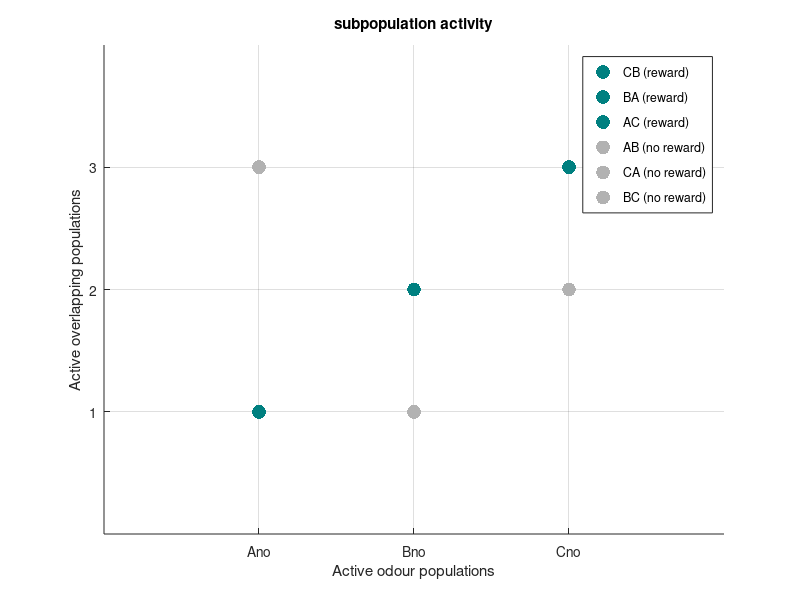

Write MATLAB code to recreate this figure. (Note: this script raises an error after producing the figure.)
%% can the perceptron (single layer) solve the problem in the first place
% if I assume that the activity of certain subpopulations gives me
% information about which of the odours were presented in which order (1st
% is smaller subpopulation of overlap and second is broader population
% which is always active) then I can try to treat the problem as a linear
% seperability problem to see if it's solvable using a single layer
% perceptron as I have done 

% Plot the pairs
marker_size = 100;
colour_reward =  [0, 128, 128] / 255;
colour_no_reward = [.7 .7 .7];
figure;
scatter(2, 2, marker_size, 'filled', 'MarkerFaceColor', colour_reward, 'DisplayName', 'CB (reward)'); hold on;
scatter(1, 1, marker_size, 'filled', 'MarkerFaceColor', colour_reward, 'DisplayName', 'BA (reward)');
scatter(3, 3, marker_size, 'filled', 'MarkerFaceColor', colour_reward, 'DisplayName', 'AC (reward)');
scatter(2, 1, marker_size, 'filled', 'MarkerFaceColor', colour_no_reward, 'DisplayName', 'AB (no reward)');
scatter(1, 3, marker_size, 'filled', 'MarkerFaceColor', colour_no_reward, 'DisplayName', 'CA (no reward)');
scatter(3, 2, marker_size, 'filled', 'MarkerFaceColor', colour_no_reward, 'DisplayName', 'BC (no reward)');

xlabel('Active odour populations');
ylabel('Active overlapping populations');
labels_x = {'Ano', 'Bno', 'Cno'};
labels_y = {'1', '2', '3'};
set(gca, 'XTick', 1:3, 'XTickLabel', labels_x, 'YTick', 1:3, 'YTickLabel', labels_y);
ylim([0 4]); xlim([0 4])
title('subpopulation activity');
legend('Location', 'best');
grid on;

%% try to solve perceptron based on simplified data 
% 0 = not firing, 1 = fired in first odour but not since then, 
% 2 = fired in second odour but wasnt potentiated, 3 = potentiated and
% fired in second odour

column_labels = {'A', 'B', 'C', 'e1', 'e2', 'e3'};

% event_data = [1 2 0 3 2 1
%         0 1 2 1 3 2
%         2 0 1 2 1 3
%         2 1 0 3 1 2
%         0 2 1 2 3 1
%         1 0 2 1 2 3];
% 
target_output = [1 1 1 0 0 0]; % where 1 = reward, 0 = no reward
% input_data = [event_data, target_output'];

% data simpler 

input = [0 0 1 0 0 1
              0 1 0 0 1 0 
              1 0 0 1 0 0 
              0 1 0 1 0 0 
              0 0 1 0 1 0 
              1 0 0 0 0 1];
input_data = [input, target_output'];

% run perceptorn just with this simplified input for many trials to see if
% it can learn weights
[performance_accuracy, error, w]    = run_perceptron_db(input_data);

%%  Debug plot (requires fastsmooth function)
figure;
plot(fastsmooth((error),10)), set(gca,'FontSize',18), axis square
xlabel('Trial Number','FontSize',24), ylabel('Moving Average Error','FontSize',24)

[performance_test] = test_perceptron_output(input_data, w);
box off;